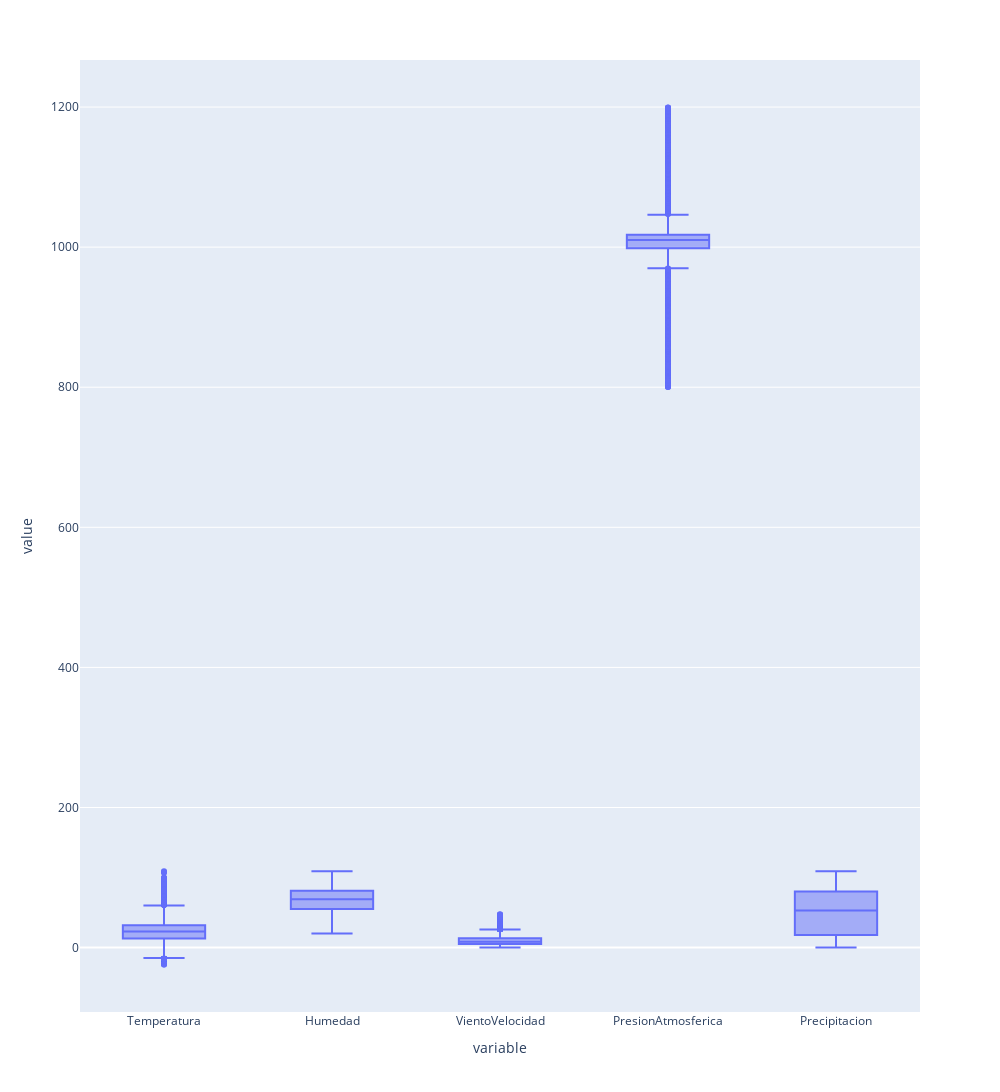

The code cell stored with this chart in its notebook:
### Markdown cell above
Análisis de outliers

### Code cell
px.box(df_renamed[columnas_numericas], width=1000, height=2000)

### Figure 1 — Plotly figure (JSON) as saved in the notebook; plotly's stock layout.template omitted (floating-point values rounded to 4 significant figures; data arrays with more than 128 entries replaced by an {"elided": "..."} marker saying what was removed)
{"data": [{"alignmentgroup": "True", "hovertemplate": "variable=%{x}<br>value=%{y}<extra></extra>", "legendgroup": "", "marker": {"color": "#636efa"}, "name": "", "notched": false, "offsetgroup": "", "orientation": "v", "showlegend": false, "type": "box", "x": {"elided": "50450 str values"}, "x0": " ", "xaxis": "x", "y": {"elided": "50450 float values"}, "y0": " ", "yaxis": "y"}], "layout": {"boxmode": "group", "height": 2000, "legend": {"tracegroupgap": 0}, "margin": {"t": 60}, "width": 1000, "xaxis": {"anchor": "y", "domain": [0, 1], "title": {"text": "variable"}}, "yaxis": {"anchor": "x", "domain": [0, 1], "title": {"text": "value"}}}}
